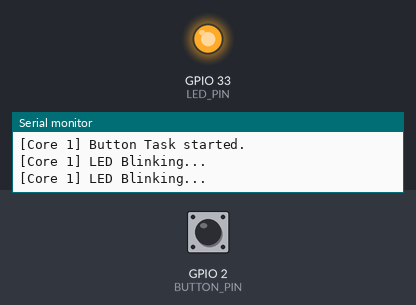
The sketch below on a simulated ESP32. Parts: output pins drawn as LEDs (lit = HIGH), the last lines printed to the serial monitor. Dashed ring = blinking. The test bench sets the inputs (shaded band); at power-on: GPIO 2 (BUTTON_PIN) HIGH.

Above: at 2.2 s.
2.3 s: GPIO 2 (BUTTON_PIN) pulled LOW for 0.15 s
3.9 s: GPIO 2 (BUTTON_PIN) pulled LOW for 1 s
At 5.3 s:
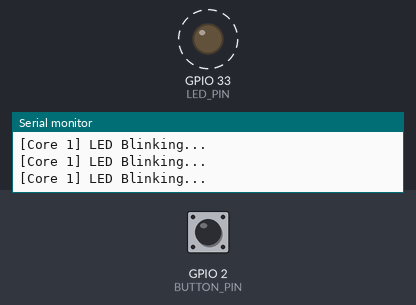
6.9 s: GPIO 2 (BUTTON_PIN) pulled LOW for 3.2 s
At 7.8 s:
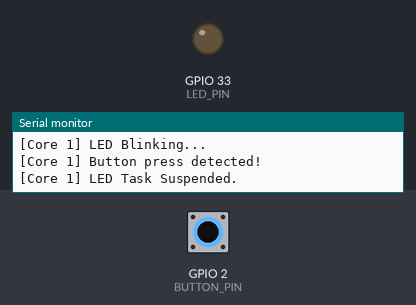
Timing chart, 0 to 9.9 s (numbered marks = the images above; inputs shaded):
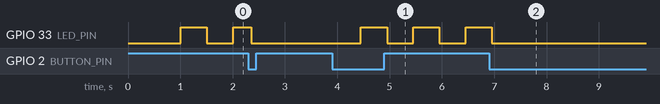

Measured:
- after the input at 3.9 s, GPIO 33 (LED_PIN): alternates HIGH for 0.50 s and LOW for 0.50 s, starting after 0.55 s
- after the input at 6.9 s, GPIO 33 (LED_PIN): goes on until 7.0 s, then stays LOW

The sketch:

MultiCoreSeperatePin.ino
```cpp
#include <Arduino.h>

#define LED_PIN 33
#define BUTTON_PIN 2

TaskHandle_t ledTaskHandle = NULL;
SemaphoreHandle_t buttonSemaphore = NULL;
volatile bool isLedPaused = false;

void IRAM_ATTR button_ISR() {
  xSemaphoreGiveFromISR(buttonSemaphore, NULL);
}

void ledTask(void *pvParameters) {
  pinMode(LED_PIN, OUTPUT);
  bool ledState = LOW;

  Serial.println("[Core " + String(xPortGetCoreID()) + "] LED Task started.");

  for (;;) {
    ledState = !ledState;
    digitalWrite(LED_PIN, ledState);

    Serial.println("[Core " + String(xPortGetCoreID()) + "] LED Blinking...");

    vTaskDelay(500 / portTICK_PERIOD_MS);
  }
}

void buttonTask(void *pvParameters) {
  Serial.println("[Core " + String(xPortGetCoreID()) + "] Button Task started.");

  for (;;) {
    if (xSemaphoreTake(buttonSemaphore, portMAX_DELAY) == pdTRUE) {
      vTaskDelay(50 / portTICK_PERIOD_MS);

      Serial.println("[Core " + String(xPortGetCoreID()) + "] Button press detected!");

      isLedPaused = !isLedPaused;

      if (isLedPaused) {
        vTaskSuspend(ledTaskHandle);
        Serial.println("[Core " + String(xPortGetCoreID()) + "] LED Task Suspended.");
        digitalWrite(LED_PIN, LOW);
      } else {
        vTaskResume(ledTaskHandle);
        Serial.println("[Core " + String(xPortGetCoreID()) + "] LED Task Resumed.");
      }
    }
  }
}

void setup() {
  Serial.begin(115200);
  delay(1000);
  Serial.println("[Core " + String(xPortGetCoreID()) + "] Setup starting...");

  pinMode(BUTTON_PIN, INPUT_PULLUP);

  buttonSemaphore = xSemaphoreCreateBinary();

  if (buttonSemaphore != NULL) {
    attachInterrupt(digitalPinToInterrupt(BUTTON_PIN), button_ISR, FALLING);
    Serial.println("[Core " + String(xPortGetCoreID()) + "] Button interrupt attached.");
  } else {
    Serial.println("[Core " + String(xPortGetCoreID()) + "] Semaphore could not be created.");
  }

  xTaskCreatePinnedToCore(
      ledTask,
      "LED Task",
      2048,
      NULL,
      1,
      &ledTaskHandle,
      0);              // Core 0

  xTaskCreatePinnedToCore(
      buttonTask,
      "Button Task",
      2048,
      NULL,
      2,
      NULL,
      1);              // Core 1

  if (ledTaskHandle == NULL) {
      Serial.println("[Core " + String(xPortGetCoreID()) + "] LED Task could not be created.");
  }

  Serial.println("[Core " + String(xPortGetCoreID()) + "] Setup finished.");
}

void loop() {
  vTaskDelay(1000 / portTICK_PERIOD_MS);
}
```
